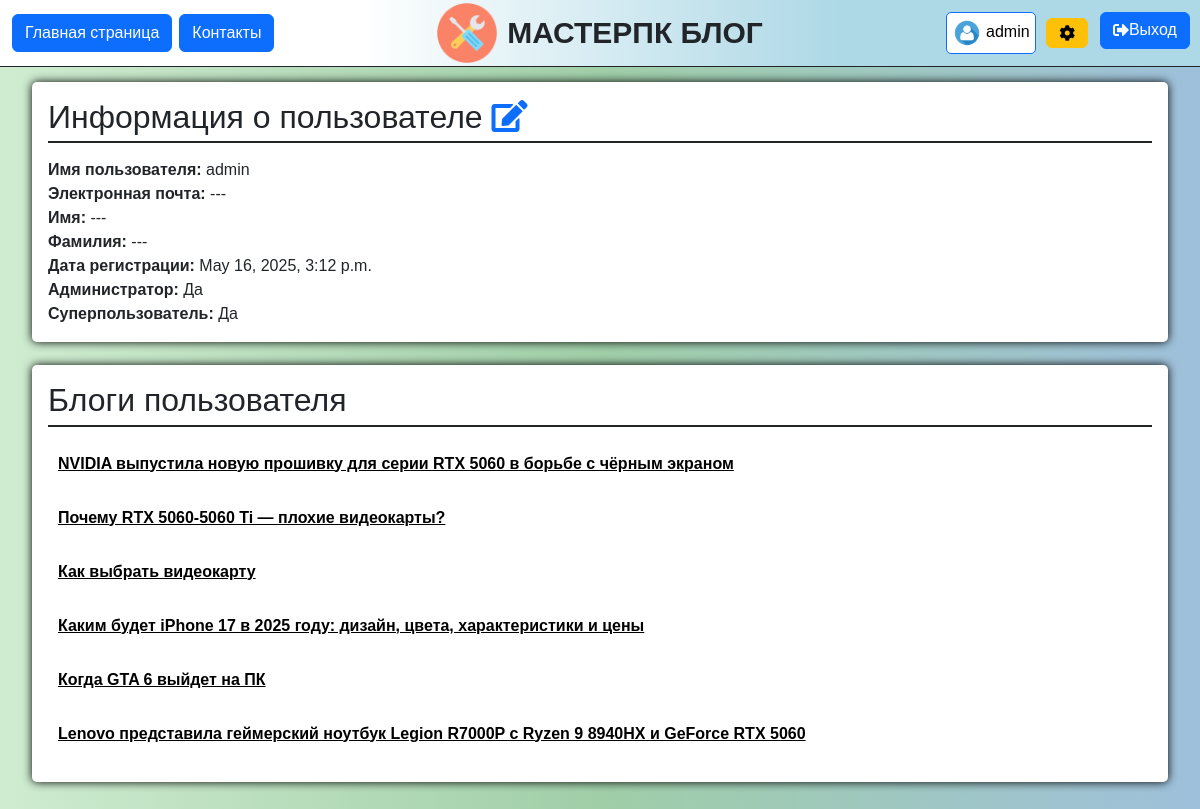
The app's page /users/profile/ (signed in), older data.
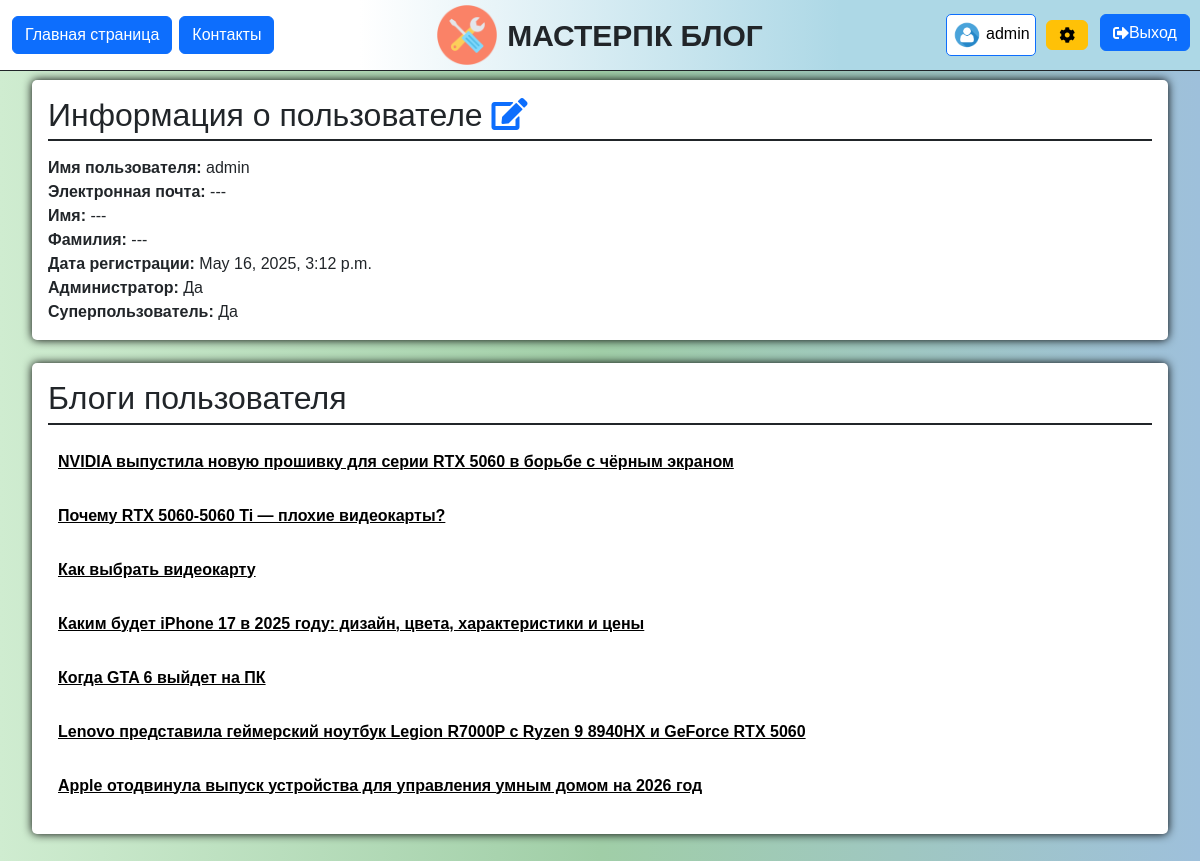
The same page, newer data.
### blog/models.py (models this page shows, shortened)
class BlogPost(models.Model):
    title = models.CharField(max_length=200, verbose_name="Заголовок")
    content = models.TextField(verbose_name="Содержание")
    date_published = models.DateTimeField(default=timezone.now ,verbose_name="Дата публикации")
    image = models.ImageField(upload_to="images/", verbose_name="Изображение")
    author = models.ForeignKey(User, on_delete=models.CASCADE, verbose_name="Автор", null=True, blank=True)
    class Meta:
        verbose_name = "Блог"
        verbose_name_plural = "Блоги"

### users/views.py (the view)
# urls.py: path("profile/", views.profile, name="profile"),
def profile(request):
    user_blogs = request.user.blogpost_set.all()
    return render(request, 'users/profile.html', {"user_blogs": user_blogs})

### users/templates/users/profile.html (shortened to what this page needs)
 {% extends 'blog/layout.html' %}
 {% load static %}
 {% block static %}
    <link  rel="stylesheet" href="{% static 'users/css/profile.css' %}">
 {% endblock %}
 {% block content %}
    <main>
        <section>
            <h2>Информация о пользователе <a href="{% url 'users:profile_update' %}"><i class="fa fa-edit"></i></a></h2>
            <a><strong>Имя пользователя: </strong>{% if user.username%} {{user.username}}{% else %} --- {% endif %}</a><br>
            <a><strong>Электронная почта: </strong>{% if user.email %} {{user.email}}{% else %} --- {% endif %}</a><br>
            <a><strong>Имя: </strong>{% if user.first_name%} {{user.first_name }}{% else %} --- {% endif %}</a><br>
            <a><strong>Фамилия: </strong>{% if user.last_name %} {{user.last_name }}{% else %} --- {% endif %}</a><br>
            <a><strong>Дата регистрации: </strong>{% if user.date_joined%} {{user.date_joined}}{% else %} --- {% endif %}</a><br>
            {% if user.is_staff %}
                <a ><strong>Администратор: </strong> {% if user.is_staff %} Да {% else %} Нет {% endif %}</a><br>
                <a ><strong>Суперпользователь: </strong> {% if user.is_superuser %} Да {% else %} Нет {% endif %}</a><br>
            {% endif %}
        </section>
        <section  class="user-blogs">
            <h2>Блоги пользователя</h2>
            {% if user_blogs %}
                <div class="blogs">
                    {% for blog in user_blogs %}
                         <a href="{% url 'blog:blog_detail' blog.id %}"> {{blog.title}}</a>
                    {% endfor %}
                </div>
            {% else %}
                <a>Пользователь еще не написал ни одного поста</a>
            {% endif %}
        </section>
    </main>
 {% endblock %}

Row changes from the older to the newer data that the page shows:
added BlogPost: title "Apple отодвинула выпуск устройства для управления умным домом на 2026 год"
